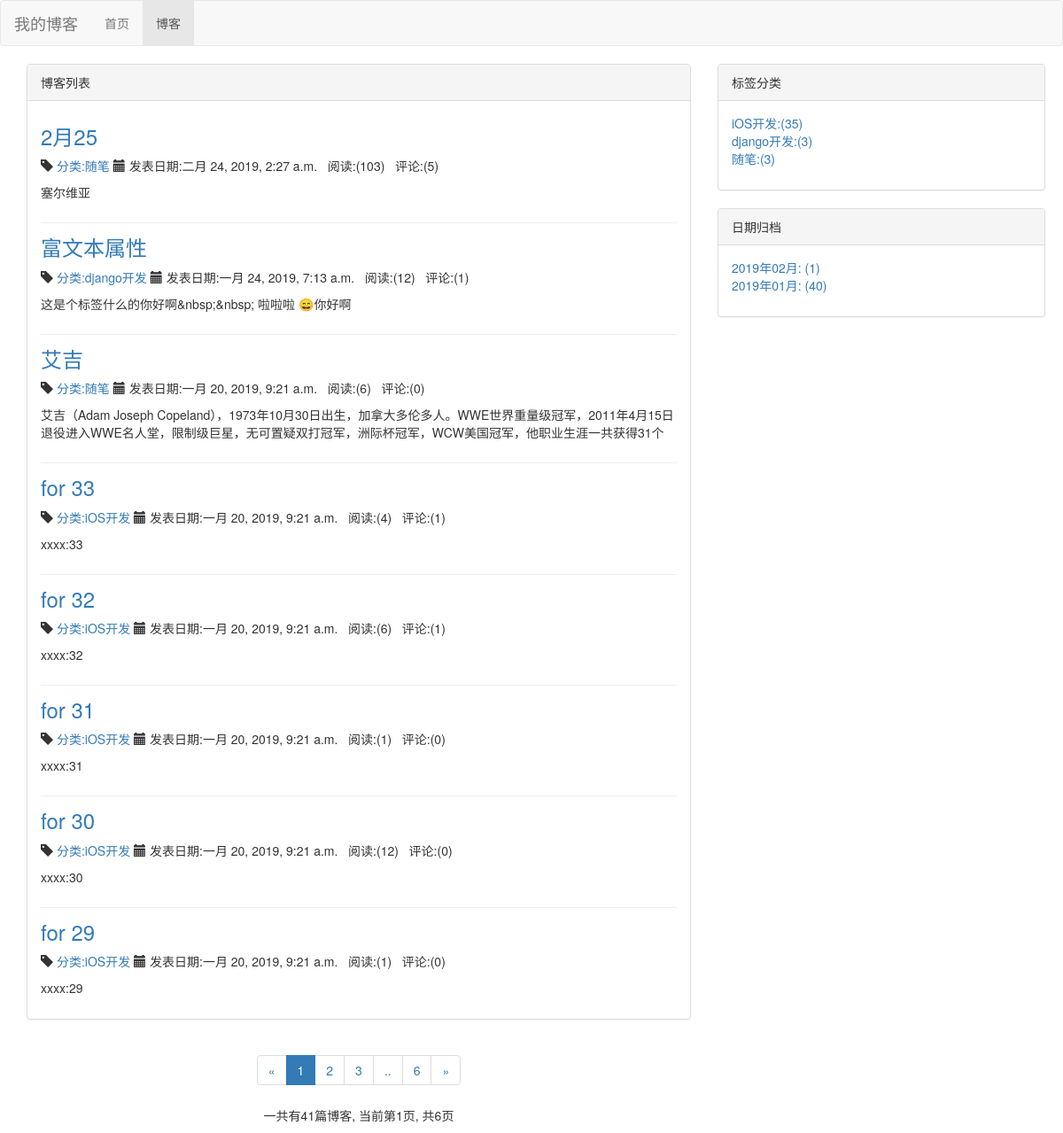
/blog/, run on an earlier commit of the app's database.
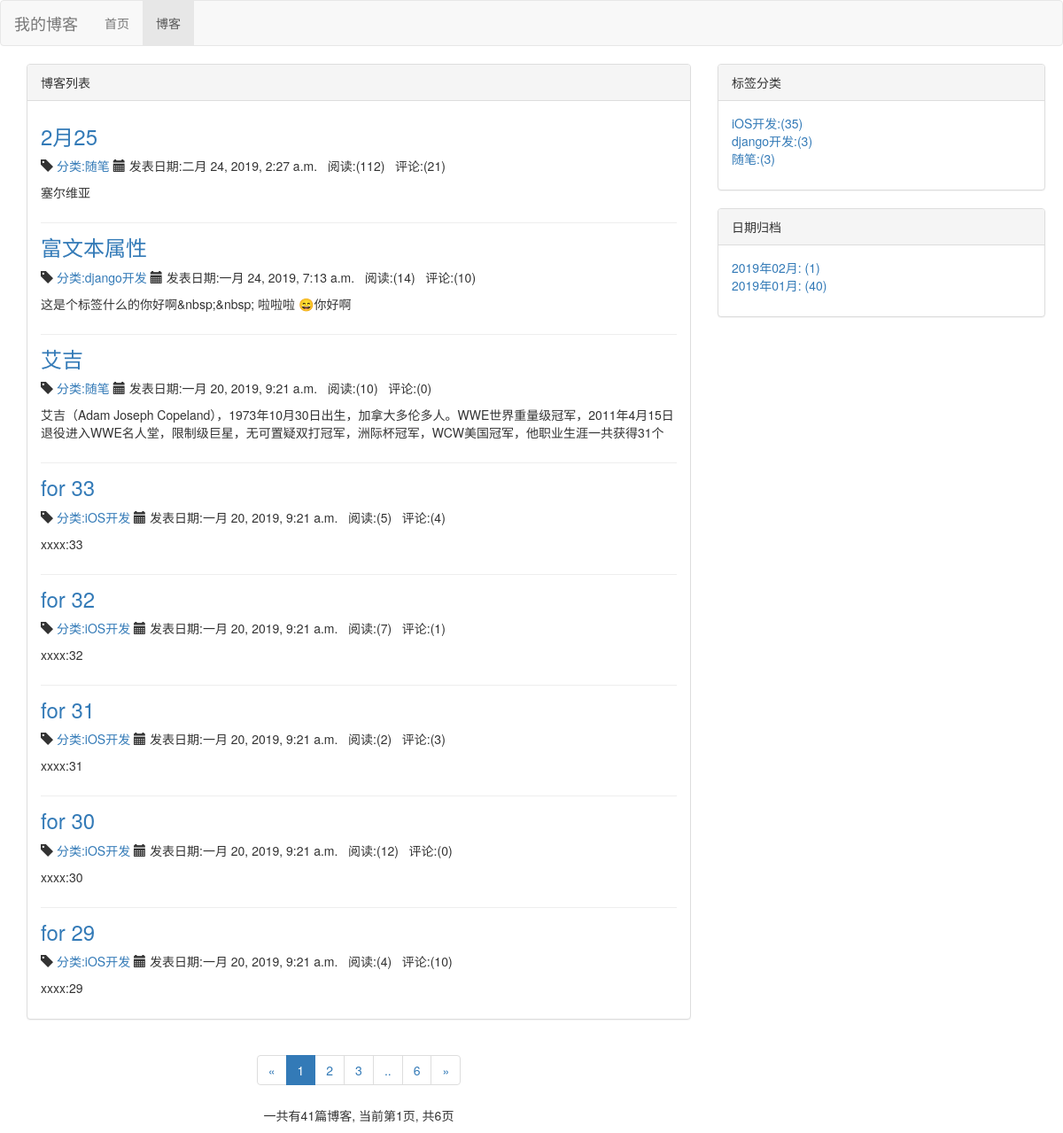
And on a later commit of the database.
### blog/models.py (models this page shows, shortened)
class Blog(models.Model, ReadNumExpand):
    title = models.CharField(max_length=50)
    blog_type = models.ForeignKey(BlogType, on_delete=models.DO_NOTHING)
    content = RichTextUploadingField()
    read_details = GenericRelation(ReadDetail)
    author = models.ForeignKey(User, on_delete=models.DO_NOTHING)
    create_time = models.DateTimeField(auto_now_add=True)
    last_updated_time = models.DateTimeField(auto_now=True)
    class Meta:
        ordering = ['-create_time']

class BlogType(models.Model):
    type_name = models.CharField(max_length=15)

### read_record/models.py (models this page shows)
class ReadNum(models.Model):
    read_num = models.IntegerField(default=0)
    content_type = models.ForeignKey(ContentType, on_delete=models.DO_NOTHING)
    object_id = models.PositiveIntegerField()
    content_object = GenericForeignKey('content_type', 'object_id')

### blog/views.py (the view)
# urls.py: path('', views.blog_list, name='blog_list'),
def blog_list(request):
    blogs_all_list = Blog.objects.all()
    context = blog_parm_caculate({'blogs_all_list':blogs_all_list,'request':request} )
    return render(request, 'blog/blog_list.html', context)

### comment/templatetags/comment_tags.py (called while the page is built)
@register.simple_tag
def get_comment_count(obj):
    content_type = ContentType.objects.get_for_model(obj)
    return Comment.objects.filter(content_type=content_type, object_id=obj.pk).count()

### read_record/models.py (called while the page is built)
    def get_read_num(self):
        try:
            ct = ContentType.objects.get_for_model(self)
            readnum = ReadNum.objects.get(content_type=ct, object_id=self.pk)
            return readnum.read_num
        except exceptions.ObjectDoesNotExist:
            return 0

### blog/templates/blog/blog_list.html (shortened to what this page needs)
{% extends "base.html" %}
{% block nav_blog_active %}
    active
{% endblock %}
{% load staticfiles %}
{% load comment_tags %}
{% block header_extends %}
    <link rel="stylesheet" href="{% static 'blog/blog.css' %}">
{% endblock %}
{% block content %}
    <div class="container">
        <div class="row">
            <div class="col-xs-12 col-sm-8 col-md-8 col-lg-8">
                <div class="panel panel-default">
                    <div class="panel-heading">{% block blog_list_title %}博客列表{% endblock %}</div>
                    <div class="panel-body">
                        {% for blog in page_of_blogs.object_list %}
                            <div class="blog">
                                <a href="{% url 'blog_detail' blog.pk %}">
                                    <h3>{{ blog.title }} </h3>
                                </a>
                                <p class="blog-info">
                                    <span class="glyphicon glyphicon-tag" aria-hidden="true"></span>
                                    <a href="{% url 'blog_with_type' blog.blog_type.pk %}">
                                        分类:{{ blog.blog_type.type_name }}
                                    </a>
                                    <span class="glyphicon glyphicon-calendar" aria-hidden="true"></span>
                                    发表日期:{{ blog.create_time }}
                                    &nbsp;&nbsp;阅读:({{ blog.get_read_num }})&nbsp;&nbsp;
                                    评论:({% get_comment_count blog %})
                                </p>
                                <p>{{ blog.content|striptags|truncatechars:120 }}</p>
                            </div>
                        {% empty %}
                            <div class="blog">
                                <p>暂无博客,敬请期待</p>
                            </div>
                        {% endfor %}
                    </div>
                </div>
                <div class="blog_page_pagination">
                    <nav aria-label="Page navigation">
                        <ul class="pagination">
                            <li>
                                {% if page_of_blogs.has_previous %}
                                    <a href="?page={{ page_of_blogs.previous_page_number }}" aria-label="Previous">
                                        <span aria-hidden="true">&laquo;</span>
                                    </a>
                                {% else %}
                                    <span aria-hidden="true">&laquo;</span>
                                {% endif %}
                            </li>
                            {% for page_num in page_range %}
                                {% if page_of_blogs.number ==  page_num %}
                                    <li class="active"><span>{{ page_num }}</span></li>
                                {% else %}
                                    <li><a href="?page={{ page_num }}">{{ page_num }}</a></li>
                                {% endif %}
                            {% endfor %}
                            <li>
                                {% if page_of_blogs.has_next %}
                                    <a href="?page={{ page_of_blogs.next_page_number }}" aria-label="Next">
                                        <span aria-hidden="true">&raquo;</span>
                                    </a>
                                {% else %}
                                    <span aria-hidden="true">&raquo;</span>
                                {% endif %}
                            </li>
                        </ul>
                        <p>一共有{{ page_of_blogs.paginator.count }}篇博客, 当前第{{ page_of_blogs.number }}页,
                            共{{ page_of_blogs.paginator.num_pages }}页</p>
                    </nav>
                </div>
            </div>
            <div class="row">
                <div class="hidden-xs col-sm-4 col-md-4 col-lg-4">
                    <div class="panel panel-default">
                        <div class="panel-heading">标签分类</div>
                        <div class="panel-body">
                            <ul class="blog-types">
                                {% for blog_type in blog_types %}
                                    <li>
                                        <a href="{% url 'blog_with_type' blog_type.pk %}">{{ blog_type.type_name }}:({{ blog_type.type_blog_num }})</a>
                                    </li>
                                {% empty %}
                                    <li>暂无分类</li>
                                {% endfor %}
                            </ul>
                        </div>
                    </div>
                    <div class="panel panel-default">
                        <div class="panel-heading">日期归档</div>
                        <div class="panel-body">
                            <ul class="blog-types">
                                {% for blog_date,blog_count in blog_dates.items %}
                                    <li>
                                        <a href="{% url 'blog_with_date' blog_date.year blog_date.month %}">{{ blog_date|date:"Y年m月" }}:
                                            ({{ blog_count }})</a></li>
                                {% empty %}
                                    <li>暂无分类</li>
                                {% endfor %}
                            </ul>
                        </div>
                    </div>
                </div>
            </div>
        </div>
    </div>
{% endblock %}

### templates/base.html (shortened to what this page needs)
{% load staticfiles %}
<!DOCTYPE html>
<html lang="zh-CN">
<head>
    <link rel="stylesheet" href="{% static 'bootstrap-3.0/css/bootstrap.min.css' %}">
    <link rel="stylesheet" href="{% static 'base.css' %}">
    {% block header_extends %}{% endblock %}
</head>
<body>
<div class="navbar navbar-default" role="navigation">
    <div class="container-fluid">
        <div class="navbar-header">
            <a class="navbar-brand" href="{% url 'home' %}">我的博客</a>
        </div>
        <div id='navbar-collapse' class="collapse navbar-collapse">
            <ul class="nav navbar-nav">
                <li class="{% block nav_home_active %}
                    {% endblock %}"><a href="{% url 'home' %}">首页</a></li>
                <li class="{% block nav_blog_active %}
                    {% endblock %}"><a href="{% url 'blog_list' %}">博客</a></li>
            </ul>
        </div>
    </div>
</div>
{% block content %}
{% endblock %}
</body>
</html>

### static/base.css (style rules this page uses)
* { padding: 0; margin: 0; }

### blog/static/blog/blog.css (style rules this page uses)
ul.blog-types { list-style: none; }
div.blog:not(:last-child) { margin-bottom: 1em; border-bottom: 1px solid#eee; padding-bottom: 1em; }
div.blog h3 { margin-top: 0.5em; }
div.blog_page_pagination { text-align: center; }

What changed in the data, as far as the page shows it:
changed through a linked row, Blog "二月 24, 2019, 2:27 a.m.": get_read_num "103" → "112"; id "5" → "21"
changed through a linked row, Blog "富文本属性": get_read_num "12" → "14"; id "1" → "10"
changed through a linked row, Blog "艾吉": get_read_num "6" → "10"
changed through a linked row, Blog "for 33": get_read_num "4" → "5"; id "1" → "4"
changed through a linked row, Blog "for 32": get_read_num "6" → "7"
changed through a linked row, Blog "for 31": get_read_num "1" → "2"; id "0" → "3"
changed through a linked row, Blog "for 29": get_read_num "1" → "4"; id "0" → "10"
